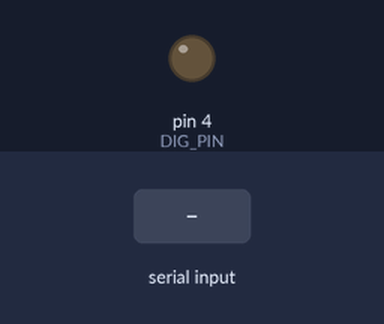
Bench run of a sketch on a simulated Arduino Uno, built with avr-gcc and run on an emulated ATmega328P. On the bench: output pins drawn as LEDs (lit = HIGH). The test bench sets the inputs (shaded band).

Above: at 1.2 s.
1.3 s: byte 83 (START_WORD) received over Serial
At 3.0 s:
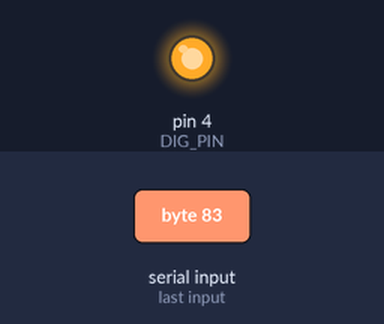
Timing chart, 0 to 4.5 s (numbered marks = the images above; inputs shaded):
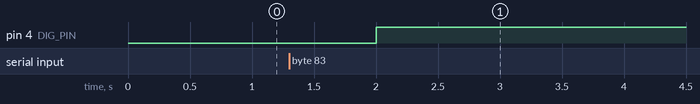

The sketch:

blink.ino
```cpp
/*
    1つのLEDを消したり光らせたりするプログラム
*/

#define DIG_PIN 4       // LEDの陽極(足が長いほう)とつなぐデジタルピン番号
#define START_WORD 'S'  // 光らせる時に入力させる文字
#define END_WORD 'E'    // 消灯させるときに入力させる文字

// 最初に一度だけ実行される関数
void setup()
{
  Serial.begin(9600);
  // initialize digital pin LED_BUILTIN as an output.
  pinMode(DIG_PIN, OUTPUT);
}

// 無限ループしている関数
void loop()
{
  char user_input = Serial.read();  // user入力を受け取る

  // ユーザの入力値によってLEDを制御する
  if (user_input == START_WORD)
  {
    digitalWrite(DIG_PIN, HIGH);
  }

  else if (user_input == END_WORD)
  {
    digitalWrite(DIG_PIN, LOW);
  }

  delay(1000); // 1秒遅らせる
}
```

Measured:
- after the input at 1.3 s, pin 4 (DIG_PIN): LOW → HIGH after 0.70 s
